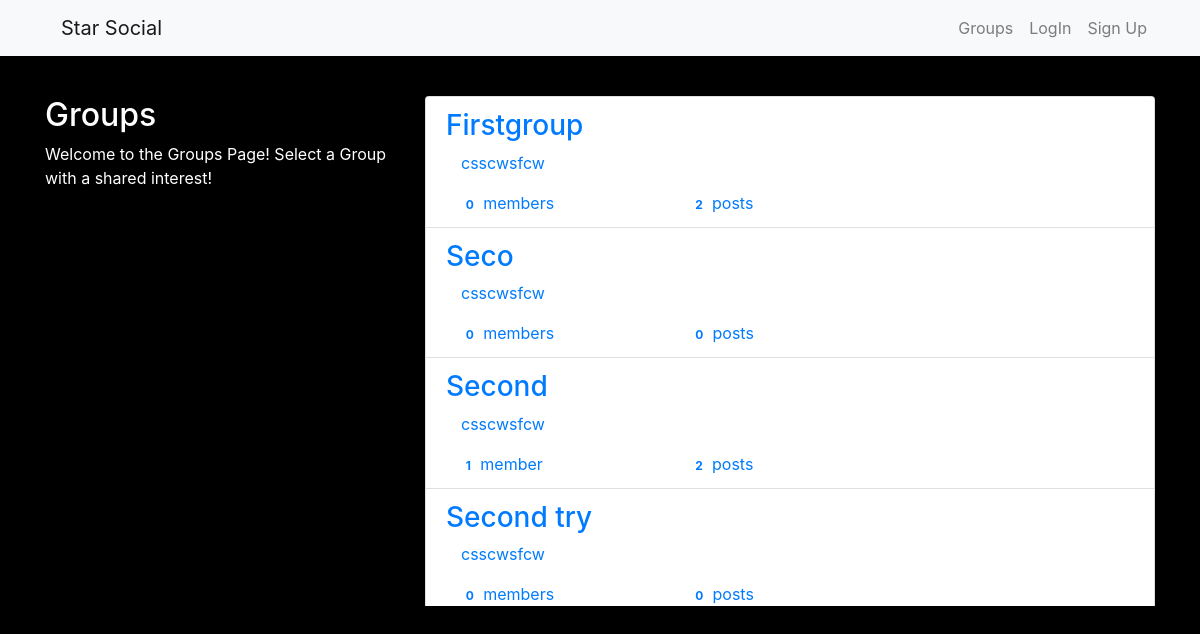
The app's page /groups/ with its own data.
### groups/models.py (models this page shows, shortened)
class Group(models.Model):
    name = models.CharField(max_length=255, unique=True)
    slug = models.SlugField(allow_unicode=True, unique=True)
    description = models.TextField(blank=True, default='')
    description_html = models.TextField(editable=False, default='', blank=True)
    members = models.ManyToManyField(User,through="GroupMember")
    class Meta:
        ordering = ["name"]

### groups/views.py (the view)
# urls.py: path("", views.ListGroups.as_view(), name="all"),
class ListGroups(generic.ListView):
    model = Group

### groups/templates/groups/group_list.html (shortened to what this page needs)
{% extends "groups/group_base.html" %}
{% block pregroup %}
<div class="col-md-4">
	<div class="content">
			<h2>Groups</h2>
			<p>Welcome to the Groups Page! Select a Group with a shared interest!</p>
	</div>
</div>
{% endblock %}
{% block group_content %}
<div class="col-md-8" style= "height:510px; overflow-y:scroll;">
	<div class="list-group">
		{% for group in object_list %}
		  <a class="list-group-item" href="{% url 'groups:single' slug=group.slug %}">
			     <h3 class="title list-group-item-heading">{{ group.name }}</h3>
			     <div class="list-group-item-text container-fluid">
				{{ group.description_html|safe }}
				<div class="row">
					<div class="col-md-4">
						<span class="badge">{{ group.members.count }}</span> member{{ group.members.count|pluralize }}
					</div>
					<div class="col-md-4">
						<span class="badge">{{ group.posts.count }}</span> post{{ group.posts.count|pluralize }}
					</div>
				</div>
			</div>
		</a>
		{% endfor %}
	</div>
</div>
{% endblock %}

### static/simplesocial/css/master.css (style rules this page uses)
body { margin: 0; overflow: hidden; background-color: black; color:white; overflow: scroll; }

### records on screen
Group: name "Firstgroup", description_html "csscwsfcw", members.count "0", posts.count "2"
Group: name "Seco", description_html "csscwsfcw", members.count "0", posts.count "0"
Group: name "Second", description_html "csscwsfcw", members.count "1", posts.count "2"
Group: name "Second try", description_html "csscwsfcw", members.count "0", posts.count "0"
